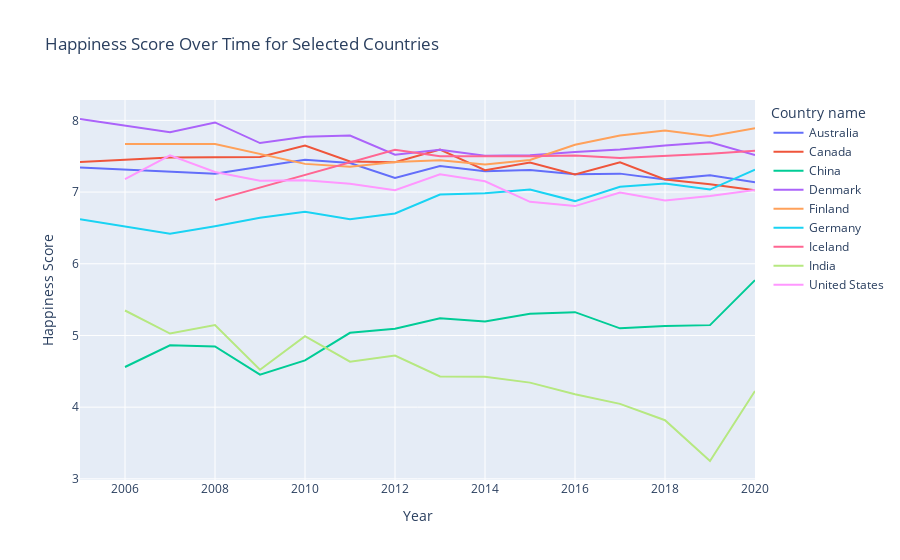

Notebook cell for this chart:
### Markdown cell above
#### 4. Comparison of happiness score of different countries over the year

### Code cell
fig = px.line(df_selected, x='year', y='Life Ladder', color='Country name',
              title='Happiness Score Over Time for Selected Countries',
              labels={'Life Ladder': 'Happiness Score', 'year': 'Year'})
fig.show()

### Figure 1 — Plotly figure (JSON) as saved in the notebook; plotly's stock layout.template omitted (floating-point values rounded to 4 significant figures)
{"data": [{"hovertemplate": "Country name=Australia<br>Year=%{x}<br>Happiness Score=%{y}<extra></extra>", "legendgroup": "Australia", "line": {"color": "#636efa", "dash": "solid"}, "marker": {"symbol": "circle"}, "mode": "lines", "name": "Australia", "orientation": "v", "showlegend": true, "type": "scatter", "x": [2005, 2007, 2008, 2010, 2011, 2012, 2013, 2014, 2015, 2016, 2017, 2018, 2019, 2020], "xaxis": "x", "y": [7.341, 7.285, 7.254, 7.45, 7.406, 7.196, 7.364, 7.289, 7.309, 7.25, 7.257, 7.177, 7.234, 7.137], "yaxis": "y"}, {"hovertemplate": "Country name=Canada<br>Year=%{x}<br>Happiness Score=%{y}<extra></extra>", "legendgroup": "Canada", "line": {"color": "#EF553B", "dash": "solid"}, "marker": {"symbol": "circle"}, "mode": "lines", "name": "Canada", "orientation": "v", "showlegend": true, "type": "scatter", "x": [2005, 2007, 2008, 2009, 2010, 2011, 2012, 2013, 2014, 2015, 2016, 2017, 2018, 2019, 2020], "xaxis": "x", "y": [7.418, 7.482, 7.486, 7.488, 7.65, 7.426, 7.415, 7.594, 7.304, 7.413, 7.245, 7.415, 7.175, 7.109, 7.025], "yaxis": "y"}, {"hovertemplate": "Country name=China<br>Year=%{x}<br>Happiness Score=%{y}<extra></extra>", "legendgroup": "China", "line": {"color": "#00cc96", "dash": "solid"}, "marker": {"symbol": "circle"}, "mode": "lines", "name": "China", "orientation": "v", "showlegend": true, "type": "scatter", "x": [2006, 2007, 2008, 2009, 2010, 2011, 2012, 2013, 2014, 2015, 2016, 2017, 2018, 2019, 2020], "xaxis": "x", "y": [4.56, 4.863, 4.846, 4.454, 4.653, 5.037, 5.095, 5.241, 5.196, 5.304, 5.325, 5.099, 5.131, 5.144, 5.771], "yaxis": "y"}, {"hovertemplate": "Country name=Denmark<br>Year=%{x}<br>Happiness Score=%{y}<extra></extra>", "legendgroup": "Denmark", "line": {"color": "#ab63fa", "dash": "solid"}, "marker": {"symbol": "circle"}, "mode": "lines", "name": "Denmark", "orientation": "v", "showlegend": true, "type": "scatter", "x": [2005, 2007, 2008, 2009, 2010, 2011, 2012, 2013, 2014, 2015, 2016, 2017, 2018, 2019, 2020], "xaxis": "x", "y": [8.019, 7.834, 7.971, 7.683, 7.771, 7.788, 7.52, 7.589, 7.508, 7.514, 7.558, 7.594, 7.649, 7.693, 7.515], "yaxis": "y"}, {"hovertemplate": "Country name=Finland<br>Year=%{x}<br>Happiness Score=%{y}<extra></extra>", "legendgroup": "Finland", "line": {"color": "#FFA15A", "dash": "solid"}, "marker": {"symbol": "circle"}, "mode": "lines", "name": "Finland", "orientation": "v", "showlegend": true, "type": "scatter", "x": [2006, 2008, 2010, 2011, 2012, 2013, 2014, 2015, 2016, 2017, 2018, 2019, 2020], "xaxis": "x", "y": [7.672, 7.671, 7.393, 7.354, 7.42, 7.445, 7.385, 7.448, 7.66, 7.788, 7.858, 7.78, 7.889], "yaxis": "y"}, {"hovertemplate": "Country name=Germany<br>Year=%{x}<br>Happiness Score=%{y}<extra></extra>", "legendgroup": "Germany", "line": {"color": "#19d3f3", "dash": "solid"}, "marker": {"symbol": "circle"}, "mode": "lines", "name": "Germany", "orientation": "v", "showlegend": true, "type": "scatter", "x": [2005, 2007, 2008, 2009, 2010, 2011, 2012, 2013, 2014, 2015, 2016, 2017, 2018, 2019, 2020], "xaxis": "x", "y": [6.62, 6.417, 6.522, 6.641, 6.725, 6.621, 6.702, 6.965, 6.984, 7.037, 6.874, 7.074, 7.118, 7.035, 7.312], "yaxis": "y"}, {"hovertemplate": "Country name=Iceland<br>Year=%{x}<br>Happiness Score=%{y}<extra></extra>", "legendgroup": "Iceland", "line": {"color": "#FF6692", "dash": "solid"}, "marker": {"symbol": "circle"}, "mode": "lines", "name": "Iceland", "orientation": "v", "showlegend": true, "type": "scatter", "x": [2008, 2012, 2013, 2015, 2016, 2017, 2019, 2020], "xaxis": "x", "y": [6.888, 7.591, 7.501, 7.498, 7.51, 7.476, 7.533, 7.575], "yaxis": "y"}, {"hovertemplate": "Country name=India<br>Year=%{x}<br>Happiness Score=%{y}<extra></extra>", "legendgroup": "India", "line": {"color": "#B6E880", "dash": "solid"}, "marker": {"symbol": "circle"}, "mode": "lines", "name": "India", "orientation": "v", "showlegend": true, "type": "scatter", "x": [2006, 2007, 2008, 2009, 2010, 2011, 2012, 2013, 2014, 2015, 2016, 2017, 2018, 2019, 2020], "xaxis": "x", "y": [5.348, 5.027, 5.146, 4.522, 4.989, 4.635, 4.72, 4.428, 4.424, 4.342, 4.179, 4.046, 3.818, 3.249, 4.225], "yaxis": "y"}, {"hovertemplate": "Country name=United States<br>Year=%{x}<br>Happiness Score=%{y}<extra></extra>", "legendgroup": "United States", "line": {"color": "#FF97FF", "dash": "solid"}, "marker": {"symbol": "circle"}, "mode": "lines", "name": "United States", "orientation": "v", "showlegend": true, "type": "scatter", "x": [2006, 2007, 2008, 2009, 2010, 2011, 2012, 2013, 2014, 2015, 2016, 2017, 2018, 2019, 2020], "xaxis": "x", "y": [7.182, 7.513, 7.28, 7.158, 7.164, 7.115, 7.026, 7.249, 7.151, 6.864, 6.804, 6.992, 6.883, 6.944, 7.028], "yaxis": "y"}], "layout": {"legend": {"title": {"text": "Country name"}, "tracegroupgap": 0}, "title": {"text": "Happiness Score Over Time for Selected Countries"}, "xaxis": {"anchor": "y", "domain": [0, 1], "title": {"text": "Year"}}, "yaxis": {"anchor": "x", "domain": [0, 1], "title": {"text": "Happiness Score"}}}}
